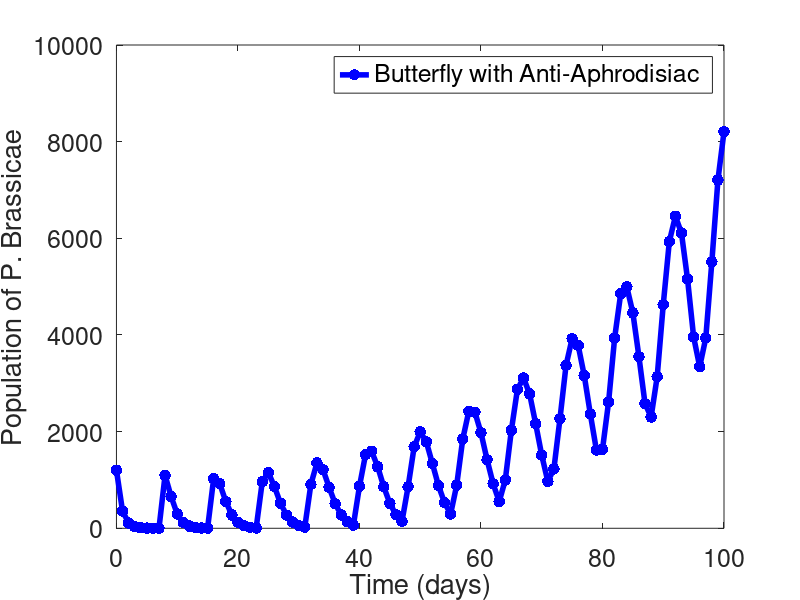

MATLAB code for this plot:

%%%%%%%%%%%%%%%%%%%%%%%%%%%%%%%%%%%%%%%%%%%%%%%%%%%%%%%%%%%%%%%%%%%%%%
%
% FUNCTION: 
%
% Author: 
% Institution: TCNJ
% Created: 
%
%%%%%%%%%%%%%%%%%%%%%%%%%%%%%%%%%%%%%%%%%%%%%%%%%%%%%%%%%%%%%%%%%%%%%%

function butterfly_Vs_Wasps_Model()

%
% Clears any previous plots that are open in MATLAB
clf;

%
% Time Information / Initialization
%
TFinal = 100;        % Simulation runs until time = TFinal. ie runs for 200 days
dt = 1;             % Time-step, should be one day
t = 0;              % Initialize Time to 0. Time will be in days
n = 0;              % Ininitalize index counter

%
% Initial Values
%
Butterpop0 = 1200;  % Initial Population of Butterflies
Vpop0 = 600;        % Initial Population of Virgin Female Butterflies
Mpop0 = 0;          % Initial Population of Mated Female Butterflies
TbVpop0 = 600;      % Initial Population of female virgin T. brassicae
TbMpop0 = 0;        % Initial Population of female mated T. brassicae
TeVpop0 = 600;      % Initial Population of female virgin T. evanescens
TeMpop0 = 0;        % Initial Population of female mated T. evanescens

%
% Parameter Values
%
lambda = 7;         % number of eggs laid by butterfly
sigma = 0.30;        % rate at which the butterflies mate
phi = 5.8;            % number of eggs laid by Tb
theta = lambda - phi;

mu = 0.40;           % death rate

p1 = 0.071;          % likelihood that the butterfly's eggs are parasitized by T. brassicae 
p2 = 0.06;           % likelihood that the butterfly's eggs are parasitized by T. evanescens
                        % NOTE: p2 < p1 because T. evanescens need to have
                        % one successful ride before having an elevated rate
p3 = 1 - p1 - p2;    % likelihood that the butterfly's eggs are not parasitized

%
% Reference Variables
%                        
sevenDays = 0;      % shows it has not been 7 days yet
tenDays = 0;        % shows it has not been 10 days yet
                        
%
% Saves Initial Values into Storage Vectors
%
Butterpop(1) = Butterpop0;
Vpop(1) = Vpop0;
Mpop(1) = Mpop0;
storeMpop(1) = Mpop0;
 
TbVpop(1) = TbVpop0;
TbMpop(1) = TbMpop0;
storeTbMpop(1) = TbMpop0;

TeVpop(1) = TeVpop0;
TeMpop(1) = TeMpop0;
storeTeMpop(1) = TeMpop0;

TimeVec(1) = t;


%
% While-loop that iteratively solves the coupled, differential equation
% system
%
while t < TFinal

    % Iterate storage counter and time, t
    n = n + 1;
    t = t + dt;
    
    %
    % Solve Virgin female population ODE w/ Euler Method
    %
    if mod(t, 7) == 0
        sevenDays = 1;
    end

    if sevenDays == 0
        % it has not been 7 days yet, the eggs have not begun to hatch

        Vpop(n+1) = Vpop(n) + dt * ( -1*(mu + sigma)*Vpop(n) );
    else 
        % the eggs are hatching, we are assumng 1/2 are female
        Vpop(n+1) = Vpop(n) + dt * ( (0.5)*(p1*theta*(storeMpop(n-6) - storeTbMpop(n-6)) + p2*theta*(storeMpop(n-6) - storeTeMpop(n-6)) + p3*lambda*(storeMpop(n-6)) ) - mu*Vpop(n) - sigma*Vpop(n) ) ;
    end

    %
    % Solve Mated female Butterfly population ODE w/ Euler Method
    %
     Mpop(n+1) = Mpop(n) + dt * ( sigma*Vpop(n) );    
     
    
    %
    % Solve virgin T.B. population ODE w/ Euler Method
    %
    if mod(t, 10) == 0
        tenDays = 1;
    end
    
    if tenDays == 0
        % it has not been 10 days yet, the eggs have not begun to hatch
        TbVpop(n+1) = TbVpop(n) + dt * ( -mu*TbVpop(n) - sigma*TbVpop(n) ); 
    else 
        % the eggs are hatching, 24 out of the 29 will be female
        TbVpop(n+1) = TbVpop(n) + dt * ( (24/29)*(p1*storeTbMpop(n-9)) - mu*TbVpop(n) - sigma*TbVpop(n) );
    end        

    %
    % Solve mated T.B. population ODE w/ Euler Method
    %   
        TbMpop(n+1) = TbMpop(n) + dt * ( sigma*TbVpop(n) );  
   
    
    %
    % Solve T.E. population ODE w/ Euler Method
    %
    if mod(t, 10) == 0
        tenDays = 1;
    end
    
    if tenDays == 0
        % it has not been 10 days yet, the eggs have not begun to hatch
        TeVpop(n+1) = TeVpop(n) + dt * ( -mu*TeVpop(n) - sigma*TeVpop(n) ); 
    else 
        % the eggs are hatching, 24 out of the 29 will be female
        TeVpop(n+1) = TeVpop(n) + dt * ( (24/29)*(p2*storeTeMpop(n-9)) - mu*TeVpop(n) - sigma*TbVpop(n) );
    end
    
    %
    % Solve mated T.B. population ODE w/ Euler Method
    %   
        TeMpop(n+1) = TeMpop(n) + dt * ( sigma*TeVpop(n) );  
     
          
    %
    % Solve Overall Butterfly population
    %    
    Butterpop(n+1) =  2*Vpop(n+1) ;

    
    % Butterflies/Wasps die after laying their eggs
    storeMpop(n+1) = Mpop(n+1);
    Mpop(n+1) = 0; 
    storeTbMpop(n+1) = TbMpop(n+1);
    TbMpop(n+1) = 0;
    storeTeMpop(n+1) = TeMpop(n+1);
    TeMpop(n+1) = 0 ; 
    
    % Next time in time storage vector
    TimeVec(n+1) = t;
   % pause();
end


%
% Plot Attributes
%
lw = 4;  % LineWidth (how thick the lines should be)
ms = 25; % MarkerSize (how big the plot points should be)
fs = 18; % FontSize (how big the font should be for labels)

%
% PLOT 1: Populations vs. Time
%
figure(1)
plot(TimeVec,Butterpop,'b.-','LineWidth',lw,'MarkerSize',ms); hold on;
xlabel('Time (days)');
ylabel('Population of P. Brassicae');
leg = legend('Butterfly with Anti-Aphrodisiac');
set(gca,'FontSize',fs);
set(leg,'FontSize',fs);
